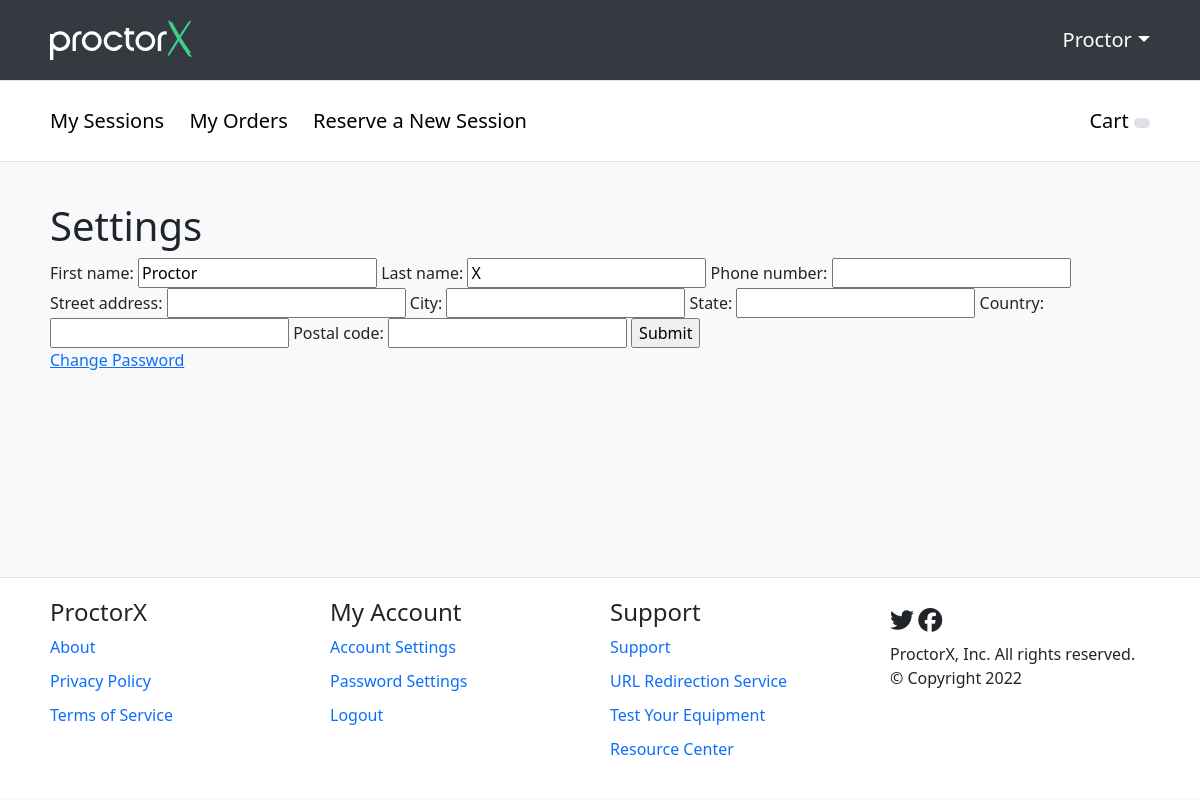
The app's page /student/settings (signed in) with its own data.
### proctorx/models.py (models this page shows)
class Student(AbstractUser, PermissionsMixin):
    first_name = models.CharField(max_length=30)
    last_name = models.CharField(max_length=30)
    email = models.CharField(max_length=50, unique=True)
    country = models.CharField(max_length=30, blank=True, null=True)
    city = models.CharField(max_length=30, blank=True, null=True)
    state = models.CharField(max_length=30, blank=True, null=True)
    time_zone = models.CharField(max_length=30, blank=True, null=True)
    postal_code = models.CharField(max_length=10, blank=True, null=True)
    phone_number = models.CharField(max_length=20, blank=True, null=True)
    street_address = models.CharField(max_length=50, blank=True, null=True)
    is_staff = models.BooleanField(default=False)
    is_active = models.BooleanField(default=False)
    username = None
    USERNAME_FIELD = 'email'
    REQUIRED_FIELDS = ['first_name']
    objects = CustomAccountManager()
    def __str__(self):
        return self.first_name

### proctorx/views.py (the view)
# urls.py: path('student/settings', views.settings),
@ login_required(login_url='/login')
def settings(request):
    student_record = Student.objects.get(id=request.user.id)
    settings_data = {
        'first_name': student_record.first_name, 'last_name': student_record.last_name,
        'street_address': student_record.street_address, 'postal_code': student_record.postal_code, 'country': student_record.country,
        'city': student_record.city, 'state': student_record.state, 'phone_number': student_record.phone_number,
    }
    if request.method == 'POST' and request.POST.get('Settings') == 'Submit':
        student_record = Student.objects.get(id=request.user.id)
        form = StudentSettings(request.POST, initial=settings_data)
        if form.has_changed:
            print(f'fields that changed {form.changed_data}')
            for field in form.changed_data:
                print(f'field is: {field}')
                print(type(field))
                print(request.POST.get(field))
                setattr(student_record, field, str(request.POST.get(field)))
                student_record.save()
            print('new user information saved')
        new_settings_data = {
            'first_name': student_record.first_name, 'last_name': student_record.last_name,
            'street_address': student_record.street_address, 'postal_code': student_record.postal_code, 'country': student_record.country,
            'city': student_record.city, 'state': student_record.state, 'phone_number': student_record.phone_number,
        }
        new_form = StudentSettings(initial=new_settings_data)
        context = {'form': new_form}
        return render(request, 'settings.html', context)
    else:
        form = StudentSettings(initial=settings_data)
        context = {'form': form}
        return render(request, 'settings.html', context)

### proctorx/forms.py
class StudentSettings(ModelForm):
    class Meta:
        model = Student
        fields = ['first_name', 'last_name', 'phone_number', 'street_address', 'city', 'state', 'country', 'postal_code']

### proctorx/templates/settings.html (shortened to what this page needs)
{% extends 'student_template.html' %}
{% block content %}
<h1>Settings</h1>
<form method="POST" href="">
    {{form}}
    <input type="submit" value="Submit" name="Settings">
</form>
<a href="/change_password">Change Password</a>
{% endblock %}

### proctorx/templates/student_template.html (shortened to what this page needs)
{% load static %}
<!DOCTYPE html>
<html lang="en">
<head>
    <link href="https://cdn.jsdelivr.net/npm/bootstrap@5.0.2/dist/css/bootstrap.min.css" rel="stylesheet"
>
    <link href="{% static 'fontawesome_free/css/all.min.css' %}" rel="stylesheet" type="text/css">
    <link rel="stylesheet" type="text/css" href={% static '/css/styles.css' %}>
</head>
<body>
    <header>
        <div class="header-wrapper scale-down">
            <div class="logo">
                <img class="brand-img" alt="ProctorX Logo" src={% static '/img/proctorX-white.svg' %}>
            </div>
            <div class="user-settings fs-5">
                {{ request.user }}
            </div>
        </div>
    </header>
    <div class="student-options-panel-wrapper">
        <div class="student-options-panel scale-down fs-5">
            <div class="student-links">
                <a class="session" href="session">My Sessions</a>
                <a class="my-orders" href="order">My Orders</a>
                <a class="reserve" href="reservation">Reserve a New Session</a>
            </div>
            <div class="student-cart-balance">
                <a class="cart" href="cart">Cart</a>
                <span class="student-cart-count">{{ cart_items_number }}</span>
            </div>
        </div>
    </div>
    <div class="main-wrapper">
        <main class="scale-down">
            {% block content %}
            {% endblock %}
        </main>
    </div>
    <div class="footer-wrapper">
        <footer class="scale-down">
            <div class="footer-options">
                <h4>ProctorX</h4>
                <div class="footer-sub-options fs-5">
                    <a class="fs-6">About</a>
                    <a class="fs-6">Privacy Policy</a>
                    <a class="fs-6">Terms of Service</a>
                </div>
            </div>
            <div class="footer-options">
                <h4>My Account</h4>
                <div class="footer-sub-options fs-5">
                    <a class="fs-6">Account Settings</a>
                    <a class="fs-6">Password Settings</a>
                    <a class="fs-6" href="/logout">Logout</a>
                </div>
            </div>
            <div class="footer-options">
                <h4>Support</h4>
                <div class="footer-sub-options fs-5">
                    <a class="fs-6">Support</a>
                    <a class="fs-6">URL Redirection Service</a>
                    <a class="fs-6">Test Your Equipment</a>
                    <a class="fs-6">Resource Center</a>
                </div>
            </div>
            <div class="footer-options">
                <div class="footer-icons">
                    <a><span class="fab fa-twitter fa-xl"></span></a>
                    <a><span class="fab fa-facebook fa-xl"></span></a>
                </div>
                <div class="footer-signature">
                    <p>ProctorX, Inc. All rights reserved.</p>
                    <p>© Copyright 2022</p>
                </div>
            </div>
        </footer>
    </div>
</body>
</html>

### proctorx/static/css/styles.css (style rules this page uses)
body { height: 100vh; margin: 0; background-color: #f8f9fa; }
.scale-down { width: 100%; max-width: 1140px; margin-left: auto; margin-right: auto; }
header { background-color: #343a40; border-bottom: 1px solid #dee2e6 !important; border-bottom-width: 1px; border-bottom-style: solid; border-bottom-color: rgb(222, 226, 230); }
.header-wrapper { background-color: #343a40 !important; display: grid; grid-template-columns: 1fr 1fr; height: 80px; }
.brand-img { margin: 20px; height: 40px; }
.student-options-panel-wrapper { border-bottom: 1px solid #dee2e6 !important; border-bottom-width: 1px; border-bottom-style: solid; border-bottom-color: rgb(222, 226, 230); background-color: white; }
.student-options-panel { height: 80px; background-color: white; display: grid; grid-template-columns: 2fr 1fr; }
.student-links { align-self: center; padding-left: 20px; }
.student-links a { margin-right: 20px; }
.student-options-panel a { text-decoration: none !important; color: black; align-self: center; }
.student-cart-balance { justify-self: right; align-self: center; margin-right: 20px; }
.student-cart-count { background-color: #dee2e6; border-radius: 10rem; padding-right: 0.6em; padding-left: 0.6em; text-align: center; display: inline-block; line-height: 1; padding: 0.25em 0.4em; font-weight: 600; }
.user-settings { color: white; justify-self: end; align-self: center; margin-right: 20px; }
.user-settings::after { display: inline-block; margin-left: 0.050em; vertical-align: 0.255em; content: ""; border-top: 0.3em solid; border-right: 0.3em solid transparent; border-bottom: 0; border-left: 0.3em solid transparent; }
.main-wrapper { background-color: #f8f9fa; height: calc(100% - 465px); margin-top: 40px; margin-bottom: 40px; }
main { background-color: #f8f9fa; padding-right: 20px; padding-left: 20px; height: 100%; }
.footer-wrapper { background-color: white; border-top: 1px solid #dee2e6 !important; border-top-width: 1px; border-top-style: solid; border-top-color: rgb(222, 226, 230); }
footer { padding-top: 20px; height: 220px; background-color: white; display: grid; grid-template-columns: repeat(4, 1fr); padding-left: 20px; }
.footer-options h4 { font-weight: 500; }
.footer-sub-options a { display: block; padding-bottom: 10px; text-decoration: none; }
.footer-options p { margin: 0px; }
.footer-signature { margin-top: 10px; }
.footer-icons { margin-top: 10px; }
.fa-twitter, .fa-facebook:hover { cursor: pointer; }

### records on screen
Student: user "Proctor", first_name "Proctor", last_name "X"
